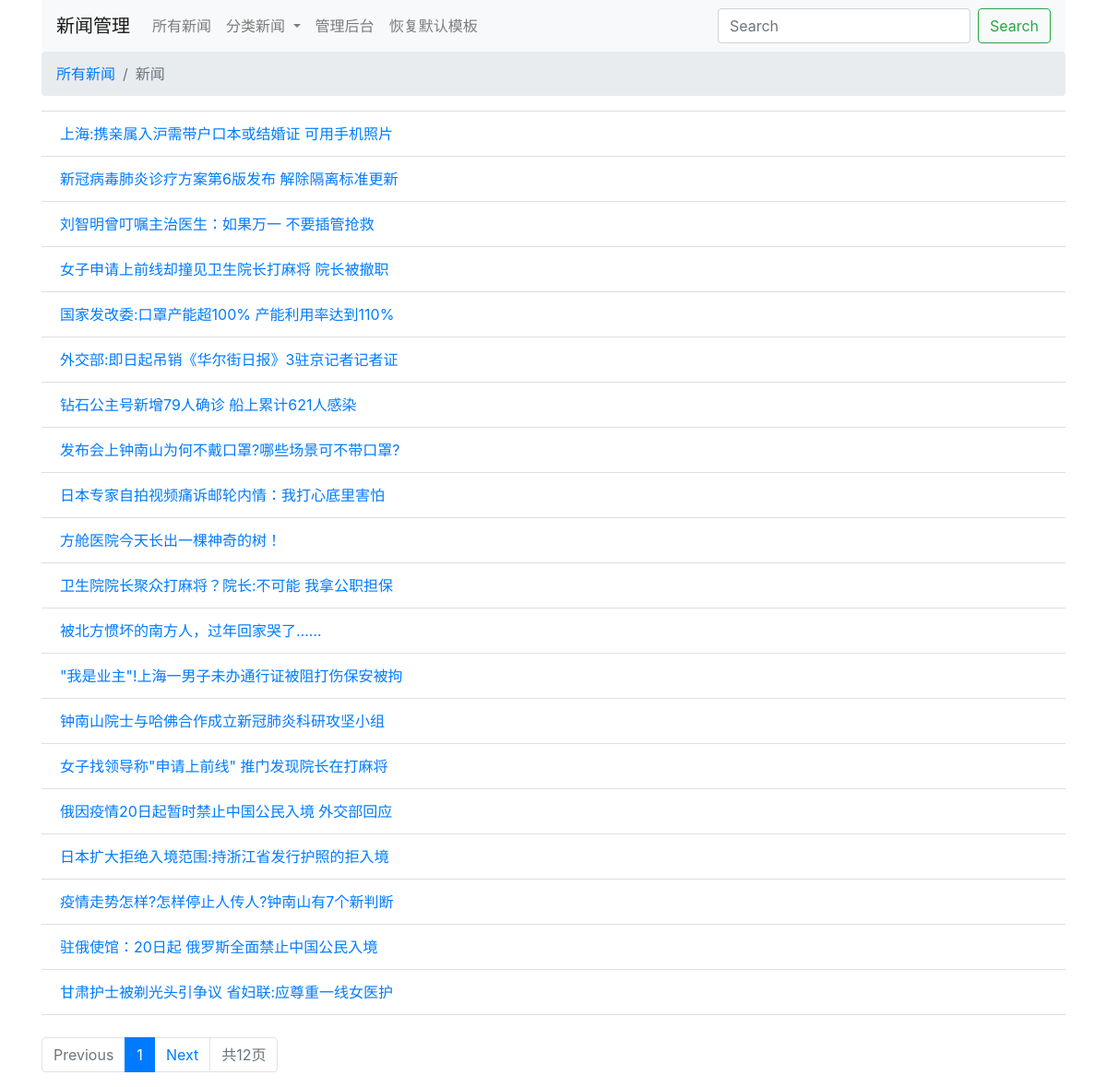
The app's page /posts/?category=新闻 with its own data.
### main/models.py (models this page shows, shortened)
class Post(models.Model):
    title = models.CharField(max_length=1024, null=False)
    category = models.CharField(max_length=64)
    content = models.TextField()
    timestamp = models.DateTimeField()
    url = models.URLField()

### main/views.py (the view)
# urls.py: path('', views.PostList.as_view(), name='index'),
class PostList(ListView):
    model = Post
    paginate_by = 20
    context_object_name = 'posts'
    def get_queryset(self):
        category = self.request.GET.get('category')
        keyword = self.request.GET.get('keyword')
        if category:
            return Post.objects.filter(category=category)
        elif keyword:
            return Post.objects.filter(title__contains=keyword)
        else:
            return Post.objects.all()

### main/context_processors.py (called while the page is built)
def categories(request):
    query = Post.objects.values('category').distinct()
    categories = [item['category'] for item in query]
    return {
        'categories': categories
    }

### main/templates/main/post_list.html
{% extends 'main/base.html' %}
{% block content %}
<nav aria-label="breadcrumb">
    <ol class="breadcrumb">
        {% if request.GET.category %}
        <li class="breadcrumb-item"><a href="{% url 'posts' %}">所有新闻</a></li>
        <li class="breadcrumb-item active" aria-current="page">{{request.GET.category}}</li>
        {% else %}
        <li class="breadcrumb-item active" aria-current="page">所有新闻</li>
        {% endif %}
    </ol>
</nav>
<ul class="list-group list-group-flush">
    {% for post in posts %}
    <li class="list-group-item"><a href="{% url 'post' post.id %}">{{ post.title }}</a></li>
    {% endfor %}
</ul>
<br>
<nav aria-label="...">
    <ul class="pagination">
        {% if not page_obj.has_previous %}
        <li class="page-item disabled">
            <a class="page-link" href="#" tabindex="-1">Previous</a>
        </li>
        {% else %}
        <li class="page-item disabled">
            <a class="page-link" href="?page={{page_obj.previous_page_number}}" tabindex="-1">Previous</a>
        </li>
        {% endif %}
        <li class="page-item active">
            <a class="page-link" href="#">{{page_obj.number}}<span class="sr-only">(current)</span></a>
        </li>
        {% if not page_obj.has_next %}
        <li class="page-item disabled">
            <a class="page-link" href="#" tabindex="-1">Next</a>
        </li>
        {% else %}
        <li class="page-item">
            <a class="page-link" href="?page={{page_obj.next_page_number}}" tabindex="-1">Next</a>
        </li>
        {% endif %}
        <li class="page-item disabled">
            <a href="" class="page-link">共{{page_obj.paginator.num_pages}}页</a>
        </li>
    </ul>
</nav>
{% endblock %}

### records on screen
Post: title "上海:携亲属入沪需带户口本或结婚证 可用手机照片"
Post: title "新冠病毒肺炎诊疗方案第6版发布 解除隔离标准更新"
Post: title "刘智明曾叮嘱主治医生：如果万一 不要插管抢救"
Post: title "女子申请上前线却撞见卫生院长打麻将 院长被撤职"
Post: title "国家发改委:口罩产能超100% 产能利用率达到110%"
Post: title "外交部:即日起吊销《华尔街日报》3驻京记者记者证"
Post: title "钻石公主号新增79人确诊 船上累计621人感染"
Post: title "发布会上钟南山为何不戴口罩?哪些场景可不带口罩?"
Post: title "日本专家自拍视频痛诉邮轮内情：我打心底里害怕"
Post: title "方舱医院今天长出一棵神奇的树！"
Post: title "卫生院院长聚众打麻将？院长:不可能 我拿公职担保"
Post: title "被北方惯坏的南方人，过年回家哭了……"
Post: title "\"我是业主\"!上海一男子未办通行证被阻打伤保安被拘"
Post: title "钟南山院士与哈佛合作成立新冠肺炎科研攻坚小组"
Post: title "女子找领导称\"申请上前线\" 推门发现院长在打麻将"
Post: title "俄因疫情20日起暂时禁止中国公民入境 外交部回应"
Post: title "日本扩大拒绝入境范围:持浙江省发行护照的拒入境"
Post: title "疫情走势怎样?怎样停止人传人?钟南山有7个新判断"
Post: title "驻俄使馆：20日起 俄罗斯全面禁止中国公民入境"
Post: title "甘肃护士被剃光头引争议 省妇联:应尊重一线女医护"

### other values on screen
{{ request.GET.category }} "新闻"
{{ page_obj.number }} "1"
{{ page_obj.paginator.num_pages }} "12"
